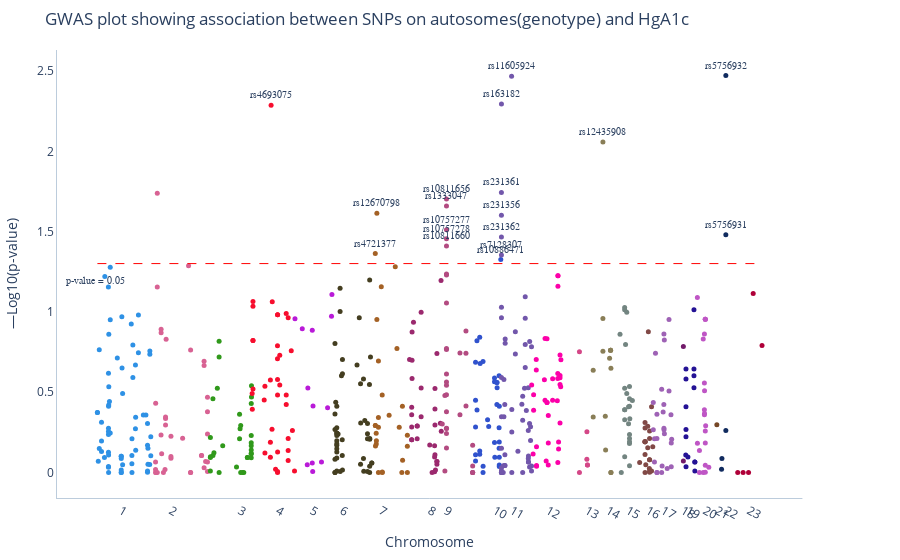

The code cell stored with this chart in its notebook:
### Code cell
p_val = data.p_value_genotype
get_manhattan(rs, chr, pos, p_val, title='GWAS plot showing association between SNPs on autosomes(genotype) and HgA1c',)

### Figure 1 — Plotly figure (JSON) as saved in the notebook; plotly's stock layout.template omitted (floating-point values rounded to 4 significant figures; data arrays with more than 128 entries replaced by an {"elided": "..."} marker saying what was removed)
{"data": [{"hoverinfo": "text", "hovertext": {"elided": "596 str values"}, "marker": {"color": {"elided": "596 int values"}, "colorscale": [[0, "#2E91E5"], [0.04348, "#E15F99"], [0.08696, "#1CA71C"], [0.1304, "#FB0D0D"], [0.1739, "#DA16FF"], [0.2174, "#222A2A"], [0.2609, "#B68100"], [0.3043, "#750D86"], [0.3478, "#EB663B"], [0.3913, "#511CFB"], [0.4348, "#00A08B"], [0.4783, "#FB00D1"], [0.5217, "#FC0080"], [0.5652, "#B2828D"], [0.6087, "#6C7C32"], [0.6522, "#778AAE"], [0.6957, "#862A16"], [0.7391, "#A777F1"], [0.7826, "#620042"], [0.8261, "#1616A7"], [0.8696, "#DA60CA"], [0.913, "#6C4516"], [0.9565, "#0D2A63"], [1, "#AF0038"]], "size": 5}, "mode": "markers", "showlegend": false, "type": "scatter", "x": {"elided": "596 int values"}, "xaxis": "x", "y": {"elided": "596 float values"}, "yaxis": "y"}], "layout": {"annotations": [{"font": {"family": "italic", "size": 10}, "showarrow": false, "text": "p-value = 0.05", "x": -1, "y": 1.191}, {"font": {"family": "italic", "size": 10}, "showarrow": false, "text": "rs4693075", "x": 745450504, "y": 2.288, "yshift": 10}, {"font": {"family": "italic", "size": 10}, "showarrow": false, "text": "rs4721377", "x": 1187678655, "y": 1.363, "yshift": 10}, {"font": {"family": "italic", "size": 10}, "showarrow": false, "text": "rs12670798", "x": 1194430952, "y": 1.615, "yshift": 10}, {"font": {"family": "italic", "size": 10}, "showarrow": false, "text": "rs1333047", "x": 1489956121, "y": 1.66, "yshift": 10}, {"font": {"family": "italic", "size": 10}, "showarrow": false, "text": "rs10757278", "x": 1489956094, "y": 1.456, "yshift": 10}, {"font": {"family": "italic", "size": 10}, "showarrow": false, "text": "rs10811656", "x": 1489956089, "y": 1.704, "yshift": 10}, {"font": {"family": "italic", "size": 10}, "showarrow": false, "text": "rs10757277", "x": 1489956067, "y": 1.512, "yshift": 10}, {"font": {"family": "italic", "size": 10}, "showarrow": false, "text": "rs10811660", "x": 1489965685, "y": 1.41, "yshift": 10}, {"font": {"family": "italic", "size": 10}, "showarrow": false, "text": "rs10886471", "x": 1720500934, "y": 1.326, "yshift": 10}, {"font": {"family": "italic", "size": 10}, "showarrow": false, "text": "rs163182", "x": 1723323920, "y": 2.296, "yshift": 10}, {"font": {"family": "italic", "size": 10}, "showarrow": false, "text": "rs11605924", "x": 1766352474, "y": 2.469, "yshift": 10}, {"font": {"family": "italic", "size": 10}, "showarrow": false, "text": "rs231356", "x": 1723185047, "y": 1.602, "yshift": 10}, {"font": {"family": "italic", "size": 10}, "showarrow": false, "text": "rs231361", "x": 1723171204, "y": 1.744, "yshift": 10}, {"font": {"family": "italic", "size": 10}, "showarrow": false, "text": "rs231362", "x": 1723171175, "y": 1.466, "yshift": 10}, {"font": {"family": "italic", "size": 10}, "showarrow": false, "text": "rs7128307", "x": 1723121707, "y": 1.355, "yshift": 10}, {"font": {"family": "italic", "size": 10}, "showarrow": false, "text": "rs12435908", "x": 2154059118, "y": 2.058, "yshift": 10}, {"font": {"family": "italic", "size": 10}, "showarrow": false, "text": "rs5756931", "x": 2675847763, "y": 1.481, "yshift": 10}, {"font": {"family": "italic", "size": 10}, "showarrow": false, "text": "rs5756932", "x": 2675847848, "y": 2.472, "yshift": 10}], "barmode": "stack", "margin": {"b": 50, "l": 50, "r": 50, "t": 50}, "plot_bgcolor": "#FFFFFF", "shapes": [{"line": {"color": "red", "dash": "dash", "width": 1}, "type": "line", "x0": 8035426, "x1": 2829482316, "y0": 1.301, "y1": 1.301}], "showlegend": false, "title": {"text": "GWAS plot showing association between SNPs on autosomes(genotype) and HgA1c"}, "xaxis": {"anchor": "y", "domain": [0, 0.94], "linecolor": "#BCCCDC", "showgrid": true, "tickmode": "array", "ticktext": [1, 2, 3, 4, 5, 6, 7, 8, 9, 10, 11, 12, 13, 14, 15, 16, 17, 18, 19, 20, 21, 22, 23], "tickvals": [109275908, 320257775, 615100000.0, 772666305, 921127899, 1047000000.0, 1213271590, 1418810524, 1489962452, 1693814168, 1767000000.0, 1922173651, 2086000000.0, 2173966710, 2259000000.0, 2344293697, 2411173246, 2496000000.0, 2514893853, 2585344127, 2637697737, 2675847763, 2772328045], "title": {"text": "Chromosome"}, "zeroline": false}, "yaxis": {"anchor": "x", "domain": [0, 1], "linecolor": "#BCCCDC", "showgrid": true, "title": {"text": "—Log10(p-value)"}, "zeroline": false}, "yaxis2": {"anchor": "x", "overlaying": "y", "side": "right"}}}
